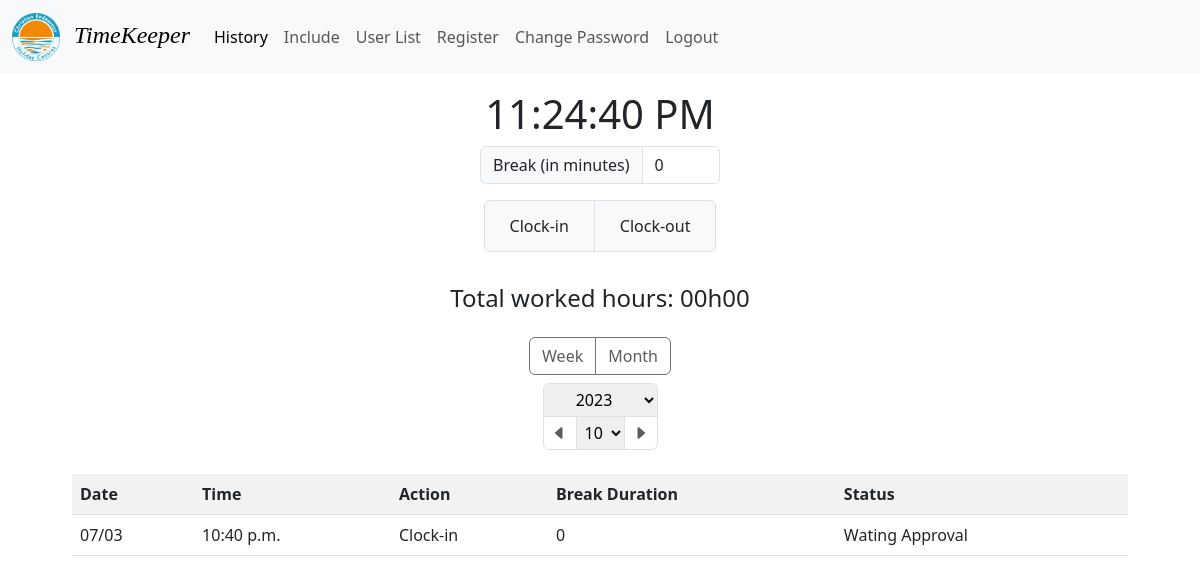
/history?month=false&year=2023&number=10 (signed in), run on the app's committed database.
### backend/models.py (models this page shows, shortened)
class Record(models.Model):
    user = models.ForeignKey(CustomUser, on_delete=models.CASCADE)
    date = models.DateTimeField(default=now)
    action = models.CharField(max_length=20, default='')
    status = models.CharField(max_length=20, default='Wating Approval')
    break_duration = models.IntegerField(default=0)
    remarks = models.CharField(max_length=255, default='')
    def __init__(self, *args, **kwargs) -> None:
        super().__init__(*args, **kwargs)
        self.SIXTY_SECONDS = 60
        self.ZERO_HOUR = 0
        self.TWELVE_HOURS = 12
        self.TWENTY_FOUR_HOURS = 24
    def get_records(self, user, year=datetime.now().year, number=datetime.now().strftime("%V"), is_month=False):
        query = Q(user=user, date__year=year)
        if is_month:
            query.add(Q(date__month=number), "AND")
        else:
            query.add(Q(date__week=number), "AND")
        return Record.objects.filter(query).order_by("date__day", "date__hour")
    def calculate_worked_hours(self, records):
        worked_hours = timedelta(0)
        break_duration_sum = 0
        check_in_records = list(
            filter(
                lambda record: record.action == "Clock-in" and record.status == "Approved",
                records,
            )
        )
        worked_seconds = worked_hours.seconds - \
            (break_duration_sum * self.SIXTY_SECONDS)
        return "{:02}h{:02}".format(worked_seconds // 3600, worked_seconds % 3600 // 60)

### backend/views.py (the view)
# urls.py: path("history", views.history, name="history"),
def history(request):
    if not request.user.is_authenticated:
        messages.success(request, "You must login to access this page")
        return redirect("/auths")
    elif not request.user.is_password_reset:
        messages.success(
            request, "You must reset your password before accessing the application")
        return redirect("/auths/password")
    if request.method == "POST":
        user = request.user
        status = "Wating Approval" if request.POST.get("date") else "Approved"
        action = request.POST.get("action")
        break_duration = request.POST.get("breakDuration")
        record = Record()
        record.create_record(user, status, action,
                             break_duration=break_duration)
        current_week = f"?month=false&year={datetime.now().year}&number={datetime.now().strftime('%V')}"
        return redirect(f"/history{current_week}")
    else:
        user = request.user
        year = int(request.GET.get('year'))
        number = int(request.GET.get('number'))
        is_month = request.GET.get('month') == 'true'
        try:
            record = Record()
            records = record.get_records(user, year, number, is_month)
            earliest_record = (
                Record.objects.filter(user=request.user).earliest(
                    "date__year").date.year
            )
            context = {
                "records": records,
                "workedHours": record.calculate_worked_hours(records),
                "years": range(earliest_record, datetime.now().year + 1),
            }
        except:
            context = {
                "records": [],
                "years": range(datetime.now().year, datetime.now().year + 1),
            }
        context = {
            **context,
            "isHistory": True,
            "year": year,
            "month": request.GET.get("month"),
            "number": number,
            "range": range(1, 13) if is_month else range(1, 53),
        }
        return render(request, "backend/history.html", context)

### backend/templates/backend/history.html (shortened to what this page needs)
{% extends 'backend/base.html' %} {% load static %} {% block content %}
<div class="clockContainer w-100 mb-3 text-center">
  <h2 class="clock fs-1" id="clock">00:00:00 AM</h2>
  <form action="" method="post">
    <div class="input-group mb-3" style="max-width: 15em; margin: 0 auto;">
      <span class="input-group-text">Break (in minutes)</span>
      <input type="text" class="form-control" name="breakDuration" value="0" />
    </div>
    <div class="input-group flex-nowrap my-2 justify-content-center">
      <div class="input-group-text">
        <input type="submit" name="action" value="Clock-in" class="btn" />
      </div>
      <div class="input-group-text">
        <input type="submit" name="action" value="Clock-out" class="btn" />
      </div>
    </div>
  </form>
</div>
{% include './historyTable.html' %}
{% endblock content %}

### backend/templates/backend/historyTable.html (shortened to what this page needs)
{% load static %}
{% block history %}
<div class="historyContainer pb-3">
  <h4 class="text-center mb-2 p-3">Total worked hours: {{ workedHours }}</h4>
  <div class="input-group flex-nowrap my-2 justify-content-center">
    <div class="input-group-text btn btn-outline-secondary">
      <a class="text-decoration-none text-muted" href="?month=false&year={{year}}&number={{number}}">Week</a>
    </div>
    <div class="input-group-text btn btn-outline-secondary">
      <a class="text-decoration-none text-muted" href="?month=true&year={{year}}&number={{number}}">Month</a>
    </div>
  </div>
  <div class="nav justify-content-center">
    <nav aria-label="Week/Month navigation" class="border rounded mb-4" style="width: fit-content;">
      <div class="topSection border-bottom justify-content-center">
        <select class="border-0 py-1" style="width: 100%; text-align: center" onchange="onChangeSelect('{{month}}', event.srcElement.value, '{{number}}')">
          {% for optionYear in years %}
          <option value="{{optionYear}}" label='{{optionYear}}' {% if optionYear == year|add:0 %} selected {% endif %}>
          {% endfor %}
        </select>
      </div>
      <div class="bottomSection justify-content-center">
        <ul class="d-flex m-0 p-0" style="list-style: none;">
          <li class="my-1">
            <a class="mx-2 py-1 text-decoration-none text-muted" href="?month={{month}}&year={{year}}&number={{number|add:'-1'}}" >
              {% if number|add:'-1' == 0 %}
              <i class="bi bi-caret-left"></i>
              {% else %}
              <i class="bi bi-caret-left-fill"></i>
              {% endif %}
            </a>
          </li>
          <li class="border-start border-end">
            <select style="height: 100%;" class="py-1 px-1 border-0" onchange="onChangeSelect('{{month}}', '{{year}}', event.srcElement.value)">
              {% for optionNumber in range %}
              <option value="{{optionNumber}}" {% if optionNumber == number|add:0 %} selected {% endif %}>{{optionNumber}}</option>
              {% endfor %}
            </select>
          </li>
          <li class="my-1">
            <a class="mx-2 py-1 text-decoration-none text-muted" href="?month={{month}}&year={{year}}&number={{number|add:1}}"
            >
            {% if month == 'true' and number|add:1 == 13 or month == 'false' and number|add:1 == 53 %}
            <i class="bi bi-caret-right"></i>
            {% else %}
            <i class="bi bi-caret-right-fill"></i>
            {% endif %}
            </a>
          </li>
        </ul>
      </div>
    </nav>
  </div>
  <table class="table table-striped">
    <tr>
      <th scope="col">Date</th>
      <th scope="col">Time</th>
      <th scope="col">Action</th>
      <th scope="col">Break Duration</th>
      <th scope="col">Status</th>
    </tr>
    {% if records %}
    {% for record in records %}
    <tr>
        <form action="" method="post">
          <td>
            {% if isHistory %}
            {{ record.date|date:'d/m' }}
            {% else %}
            <input type="date" class="form-control" name="date" value="{{ record.date|date:'Y-m-d' }}" />
            {% endif %}
          </td>
          <td>
            {% if isHistory %}
            {{ record.date|time }}
            {% else %}
            <input type="time" class="form-control" name="time" min="01:00" max="12:59" value="{{ record.date|date:'h:i' }}" />
            {% endif %}
          </td>
          <td>
            {% if isHistory %}
            {{ record.action }}
            {% else %}
            <select name="action" id="action{{record.id}}" class="action form-select">
              <option value="Clock-in" {% if record.action == "Clock-in" %} selected {% endif %}>Clock-in</option>
              <option value="Clock-out" {% if record.action == "Clock-out" %} selected {% endif %}>Clock-out</option>
            </select>
            {% endif %}
          </td>
          <td>
            {% if isHistory %}
            {{ record.break_duration }}
            {% else %}
              <input type="text" class="form-control" name="breakDuration" value="{{ record.break_duration }}"
                     style="max-width: 3em" {% if record.action == "Clock-in" %} disabled {% endif %} />
            {% endif %}
          </td>
          <td>
            {% if isHistory %}
              {{ record.status }}
            {% endif %}
          </td>
        </form>
      </tr>
      {% endfor %}
    {% else %}
    <tr>
      <td colspan="100%" class="text-center">No records found</td>
    </tr>
    {% endif %}
  </table>
</div>
{% endblock history %}

### data on the page
Record: date "07/03", date "10:40 p.m.", action "Clock-in", break_duration "0", status "Wating Approval"

### other printed values
{{ workedHours }} "00h00"
form field value "10"
